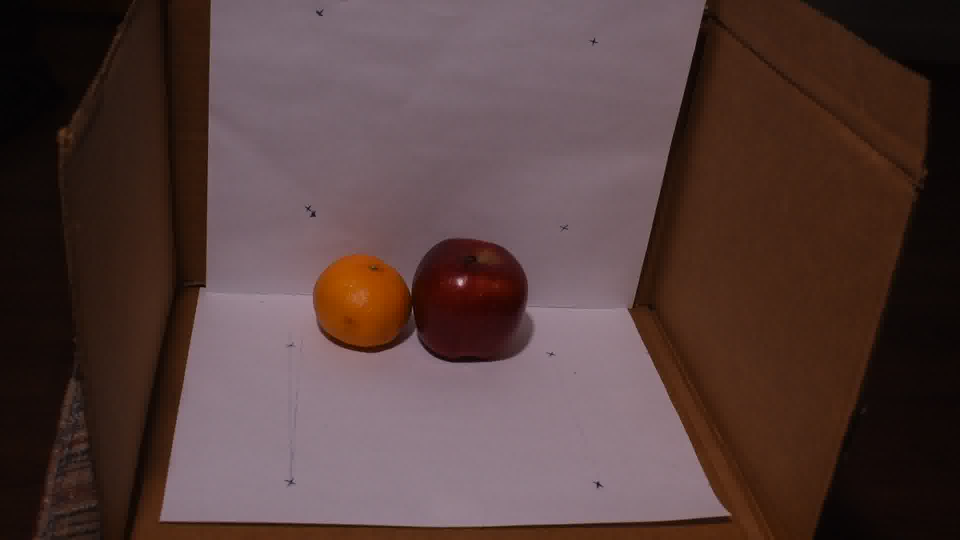
#> input picture report-images/ffmpeg_776.jpg, 1920 x 1080 px, found by its file name (shown at 1/2 size)
$ python calibrationDemo_custom.py
#> lines starting #> are read from the running program, lines starting #| are printed output that depends on the picture
#> (reads intrinsic_calib.npz from the repository)
### src/cp_hw6.py
import numpy as np
import os
import cv2
import matplotlib.pyplot as plt
from mpl_toolkits.mplot3d import Axes3D

#images: list of filenames for checkboard calibration files
#checkerboard: dimension of the inner corners
#dW: corner refinement window size. should be smaller for lower resolution images
# [69 lines left out: function computeIntrinsic, not called in this run]


#HACK global variables for callbacks… fix this someday…
X_CAPT = np.float32([])
Y_CAPT = np.float32([])
def computeExtrinsic(img_path, mtx, dist, dX, dY):
#> called with mtx = array of shape (3, 3), dist = array of shape (1, 5), dX = 152, dY = 121
    global X_CAPT, Y_CAPT
    X_CAPT = np.float32([])
    Y_CAPT = np.float32([])
    color_img = cv2.imread(img_path)
#> color_img is the input picture: shape (1080, 1920, 3); mean B, G, R 60.5, 62.5, 84.8
    I = cv2.cvtColor(color_img, cv2.COLOR_BGR2GRAY)
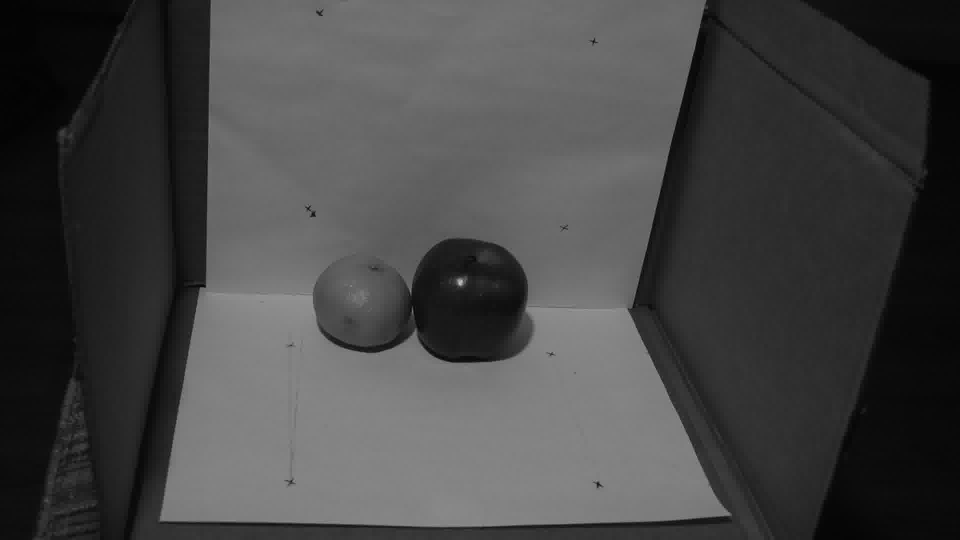
#> I: shape (1080, 1920) (shown at 1/2 size); min 1, max 210, mean 68.9
    criteria = (cv2.TERM_CRITERIA_EPS + cv2.TERM_CRITERIA_MAX_ITER, 80, 0.001)

    # [11 lines left out: function capture_click, not called in this run]

    #plt.imshow(color_img[:,:,::-1])
    compute_name = 'Define Extrinsic'
    cv2.namedWindow(compute_name)
    cv2.setMouseCallback(compute_name, capture_click)

    print("Click on the four corners of the rectangular pattern, starting from the bottom-left and proceeding counter-clockwise.")
    #draw user selected features
#     color_img = cv2.resize(color_img, (960, 540)) # for custom
    while True:
        cv2.imshow(compute_name, color_img)
        key = cv2.waitKey(1)
#> (key q is pressed here)

        if key == ord("q") or len(X_CAPT) == 4:
            break
    x = X_CAPT
    y = Y_CAPT
    # [17 lines of commented-out code are left out]

    img_points = np.vstack((x, y)).T.reshape(-1, 1, 2).astype('float')
    obj_points = np.array([[0, dX, dX, 0], [0, 0, dY, dY], [0, 0, 0, 0]]).T.reshape(-1, 1, 3).astype('float')
    #print("image points: ", img_points)
    #print("object points: ", obj_points)
#> (the run stopped early here; a loop or call above may not have finished)
